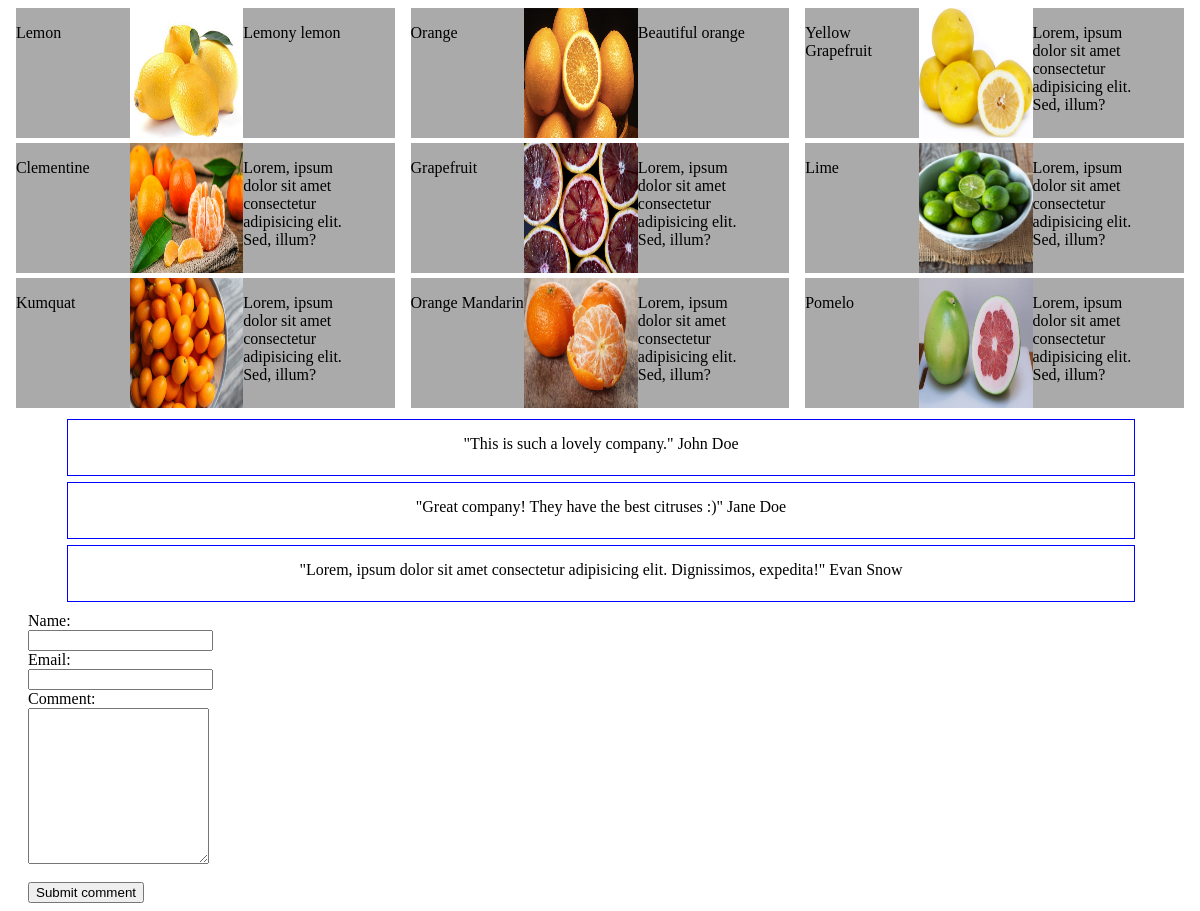
The page / on the database its author committed.
### tables this page shows
CREATE TABLE `Products` (
  `ID` int(11) NOT NULL,
  `Image` varchar(100) NOT NULL,
  `Title` varchar(50) NOT NULL,
  `Description` varchar(200) NOT NULL
);

CREATE TABLE `Comments` (
  `ID` int(11) NOT NULL,
  `Name` varchar(50) NOT NULL,
  `Email` varchar(100) NOT NULL,
  `Comment` varchar(200) NOT NULL,
  `Approved` tinyint(1) NOT NULL DEFAULT '0'
);

### index.php (the view, shortened to what this page needs)
<html>
<head>
</head>
<body>
    <?php
        $conn = mysqli_connect('localhost', 'user', 'user', 'Citrus');
        $query= "SELECT * FROM Products";
        $result = mysqli_query($conn, $query) or
            die("Query error: ". mysqli_error($conn));
        echo "<div class='grid'>";
            while ($row=mysqli_fetch_assoc($result)) {
                $image = $row['Image'];
                $title = $row['Title'];
                $description = $row['Description'];
                echo '<div class="cell">';
                echo '<p style="width:30%; float:left">' .$title. '</p>';
                echo '<img style="width:30%; height:100%; float:left" src="/img/'.$image.'" alt="img"  >';
                echo '<p style="width:30%; float:left">' .$description. '</p>';
                echo "</div>";
            }
            echo '</div>';
            $query= "SELECT * FROM Comments";
            $result = mysqli_query($conn, $query) or
                die("Query error: ". mysqli_error($conn));
            echo "<div class='allComments'>";
            while ($row=mysqli_fetch_assoc($result)) {
                $isApproved = $row['Approved'];
                $commentText = $row['Comment'];
                $name = $row['Name'];
                if ($isApproved) {
                    echo "<div class='userComment'> \"".$commentText."\" \t\t ".$name." </div>";
                }
            }
            echo "</div>";
    ?>
    <div id='commentDiv'>
        Name:
        <br>
        <input type='text' id='name'>
        <br>
        Email:
        <br>
        <input type='email' id='email'>
        <br>
        Comment:
        <br>
        <textarea id='comment' cols='20' rows='10'></textarea>
        <br>
        <br>
        <input type='button' id='addComment' value='Submit comment'>
    </div>
</body>
</html>

### index.php (style rules this page uses)
#commentDiv { margin-top: 10px; margin-left: 20px; }
.grid { display: flex; flex-wrap: wrap; justify-content: space-around; }
.cell { flex: 0 0 32%; height: 130px; margin-bottom: 5px; background-color: #aaa; }
.userComment { border: 1px solid blue; width: 90%; height: 40px; margin: 0.5% 5%; padding-top: 15px; text-align: center; }

### rows shown on the page
products: Title "Lemon", Image (picture), Description "Lemony lemon"
products: Title "Orange", Image (picture), Description "Beautiful orange"
products: Title "Yellow Grapefruit", Image (picture), Description "Lorem, ipsum dolor sit amet consectetur adipisicing elit. Sed, illum?"
products: Title "Clementine", Image (picture), Description "Lorem, ipsum dolor sit amet consectetur adipisicing elit. Sed, illum?"
products: Title "Grapefruit", Image (picture), Description "Lorem, ipsum dolor sit amet consectetur adipisicing elit. Sed, illum?"
products: Title "Lime", Image (picture), Description "Lorem, ipsum dolor sit amet consectetur adipisicing elit. Sed, illum?"
products: Title "Kumquat", Image (picture), Description "Lorem, ipsum dolor sit amet consectetur adipisicing elit. Sed, illum?"
products: Title "Orange Mandarin", Image (picture), Description "Lorem, ipsum dolor sit amet consectetur adipisicing elit. Sed, illum?"
products: Title "Pomelo", Image (picture), Description "Lorem, ipsum dolor sit amet consectetur adipisicing elit. Sed, illum?"
comments: Comment "This is such a lovely company.", Name "John Doe"
comments: Comment "Great company! They have the best citruses :)", Name "Jane Doe"
comments: Comment "Lorem, ipsum dolor sit amet consectetur adipisicing elit. Dignissimos, expedita!", Name "Evan Snow"
